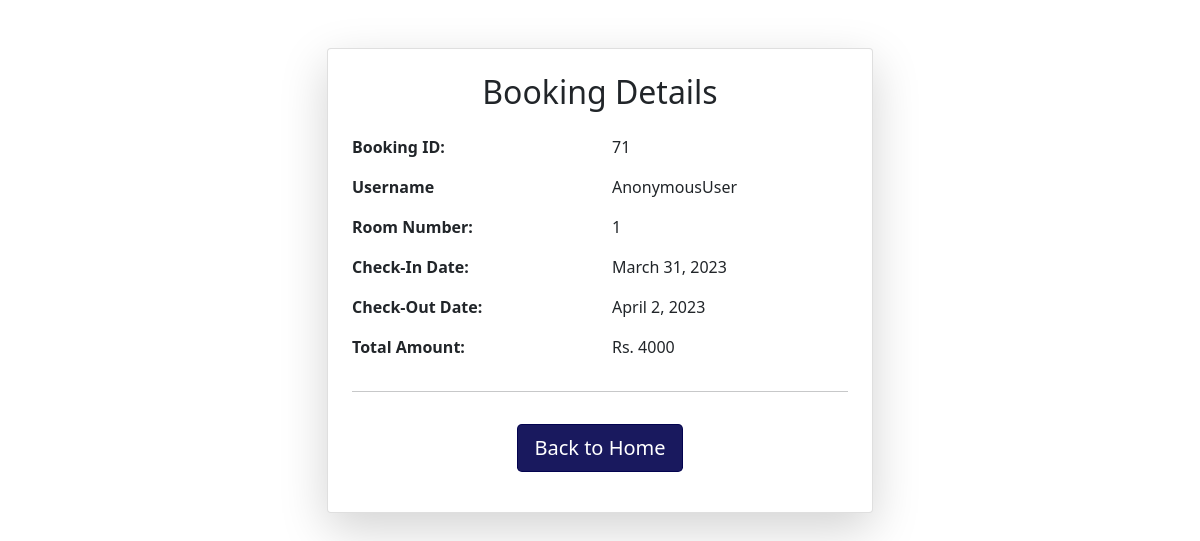
Screenshot of /generate_bill/71 with the database file from the repository.
### HMS_APP/models.py (models this page shows, shortened)
class Booking(models.Model):
    user = models.ForeignKey(settings.AUTH_USER_MODEL, on_delete=models.CASCADE)
    room = models.ForeignKey(Room, on_delete=models.CASCADE)
    check_in = models.DateField()
    check_out = models.DateField()

class Room(models.Model) :
    ROOM_CATEGORIES = (
        ('WithAc', 'AC'),
        ('WithoutAc', 'NON-AC'),
        ('Deluxe', 'DELUXE'),
    )
    number = models.IntegerField()
    category = models.CharField(max_length = 10, choices=ROOM_CATEGORIES)
    capacity = models.IntegerField()
    room_description = models.TextField()
    room_price = models.IntegerField(help_text = "Price Per Day", null=True)
    room_picture = models.ImageField(null=True)

### HMS_APP/views.py (the view)
# urls.py: path('generate_bill/<booking_id>', views.generate_bill, name = "generate_bill"),
def generate_bill(request, booking_id):
    booking = Booking.objects.get(id=booking_id)
    duration = (booking.check_out - booking.check_in).days
    amount = booking.room.room_price * duration
    context = {'booking': booking, 'amount' : amount}
    return render(request, 'bill.html', context)

### templates/bill.html (shortened to what this page needs)
<link href="https://cdn.jsdelivr.net/npm/bootstrap@5.0.2/dist/css/bootstrap.min.css" rel="stylesheet">
<div class="container mt-5">
  <div class="row justify-content-center">
    <div class="col-lg-6">
      <div class="card shadow-lg p-4">
        <h2 class="text-center mb-4">Booking Details</h2>
        <div class="row">
          <div class="col-6">
            <p><strong>Booking ID:</strong></p>
          </div>
          <div class="col-6 text-right">
            <p>{{ booking.id }}</p>
          </div>
        </div>
        <div class="row">
            <div class="col-6">
              <p><strong>Username</strong></p>
            </div>
            <div class="col-6 text-right">
              <p>{{ request.user }}</p>
            </div>
          </div>
        <div class="row">
          <div class="col-6">
            <p><strong>Room Number:</strong></p>
          </div>
          <div class="col-6 text-right">
            <p>{{ booking.room.number }}</p>
          </div>
        </div>
        <div class="row">
          <div class="col-6">
            <p><strong>Check-In Date:</strong></p>
          </div>
          <div class="col-6 text-right">
            <p>{{ booking.check_in }}</p>
          </div>
        </div>
        <div class="row">
          <div class="col-6">
            <p><strong>Check-Out Date:</strong></p>
          </div>
          <div class="col-6 text-right">
            <p>{{ booking.check_out }}</p>
          </div>
        </div>
        <div class="row">
          <div class="col-6">
            <p><strong>Total Amount:</strong></p>
          </div>
          <div class="col-6 text-right">
            <p> Rs. {{ amount }} </p>
          </div>
        </div>
        <hr>
        <p class="text-center">
          <a href="{% url 'home' %}" class="btn btn-primary btn-lg mt-3" style="background-color: rgba(0, 0, 77, 0.9); border-color :rgba(0, 0, 77, 0.9);">Back to Home</a>
        </p>
      </div>
    </div>
  </div>
</div>

### templates/bill.html (style rules this page uses)
.btn { background-color : rgba(0, 0, 77, 0.9); }

### rows the page displays
Booking: id "71", room.number "1", check_in "March 31, 2023", check_out "April 2, 2023"

### other values shown
{{ request.user }} "AnonymousUser"
{{ amount }} "4000"
